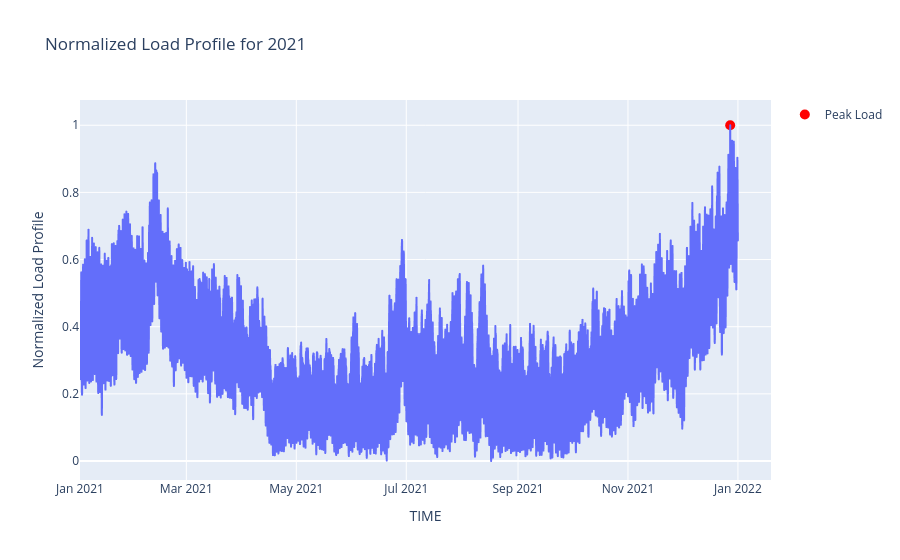

Source (notebook cell):
### Code cell
import plotly.express as px
from pathlib import Path

title = f'Normalized Load Profile for {data.index[0].year}'
peak_load_time = data['LOAD'].idxmax()
peak_load_value = data['LOAD_profile_norm'].max()

fig = px.line(data, x=data.index, y='LOAD_profile_norm', title=title)
fig.add_scatter(x=[peak_load_time], y=[peak_load_value], mode='markers', marker=dict(color='red', size=10), name='Peak Load')
fig.update_layout(yaxis_title="Normalized Load Profile")
fig.show()
fig.write_html(str(Path('../vis') / title) + '.html')

### Figure 1 — Plotly figure (JSON) as saved in the notebook; plotly's stock layout.template omitted (floating-point values rounded to 4 significant figures; data arrays with more than 128 entries replaced by an {"elided": "..."} marker saying what was removed)
{"data": [{"hovertemplate": "TIME=%{x}<br>LOAD_profile_norm=%{y}<extra></extra>", "legendgroup": "", "line": {"color": "#636efa", "dash": "solid"}, "marker": {"symbol": "circle"}, "mode": "lines", "name": "", "showlegend": false, "type": "scattergl", "x": {"elided": "8760 str values"}, "xaxis": "x", "y": {"elided": "8760 float values"}, "yaxis": "y"}, {"marker": {"color": "red", "size": 10}, "mode": "markers", "name": "Peak Load", "type": "scatter", "x": ["2021-12-27T17:00:00"], "y": [1]}], "layout": {"legend": {"tracegroupgap": 0}, "title": {"text": "Normalized Load Profile for 2021"}, "xaxis": {"anchor": "y", "domain": [0, 1], "title": {"text": "TIME"}}, "yaxis": {"anchor": "x", "domain": [0, 1], "title": {"text": "Normalized Load Profile"}}}}
